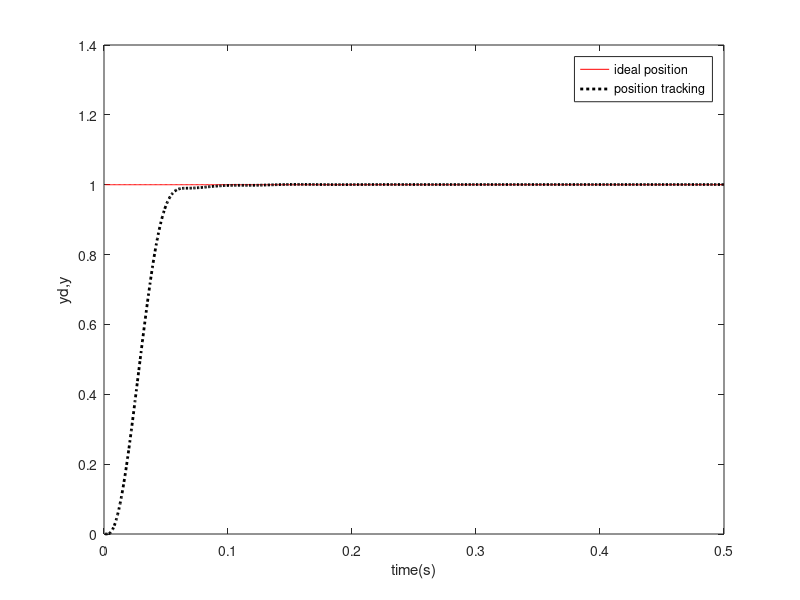

The MATLAB source for this figure:
%Expert PID Controller
clear all;
close all;
ts=0.001;

sys=tf(5.235e005,[1,87.35,1.047e004,0]);  %Plant
dsys=c2d(sys,ts,'z');
[num,den]=tfdata(dsys,'v');

u_1=0;u_2=0;u_3=0;
y_1=0;y_2=0;y_3=0;

x=[0,0,0]';
x2_1=0;

kp=0.6;
ki=0.03;     
kd=0.01;

error_1=0;
for k=1:1:500
time(k)=k*ts;
   
yd(k)=1.0;                    %Tracing Step Signal

u(k)=kp*x(1)+kd*x(2)+ki*x(3); %PID Controller

%Expert control rule
if abs(x(1))>0.8      %Rule1:Unclosed control rule
   u(k)=0.45;
elseif abs(x(1))>0.40        
   u(k)=0.40;
elseif abs(x(1))>0.20    
   u(k)=0.12; 
elseif abs(x(1))>0.01 
   u(k)=0.10;   
end   

if x(1)*x(2)>0|(x(2)==0)       %Rule2
   if abs(x(1))>=0.05
      u(k)=u_1+2*kp*x(1);
   else
      u(k)=u_1+0.4*kp*x(1);
   end
end
                                                                                                                                                                                                                                                                                                                                                                                                              
if (x(1)*x(2)<0&x(2)*x2_1>0)|(x(1)==0)   %Rule3
    u(k)=u(k);
end

if x(1)*x(2)<0&x(2)*x2_1<0   %Rule4
   if abs(x(1))>=0.05
      u(k)=u_1+2*kp*error_1;
   else
      u(k)=u_1+0.6*kp*error_1;
   end
end

if abs(x(1))<=0.001   %Rule5:Integration separation PI control
   u(k)=0.5*x(1)+0.010*x(3);
end

%Restricting the output of controller
if u(k)>=10
   u(k)=10;
end
if u(k)<=-10
   u(k)=-10;
end

%Linear model
y(k)=-den(2)*y_1-den(3)*y_2-den(4)*y_3+num(1)*u(k)+num(2)*u_1+num(3)*u_2+num(4)*u_3;
error(k)=yd(k)-y(k);

%----------Return of parameters------------%
u_3=u_2;u_2=u_1;u_1=u(k);
y_3=y_2;y_2=y_1;y_1=y(k);
   
x(1)=error(k);                % Calculating P
x2_1=x(2);
x(2)=(error(k)-error_1)/ts;   % Calculating D
x(3)=x(3)+error(k)*ts;        % Calculating I

error_1=error(k);
end
figure(1);
plot(time,yd,'r',time,y,'k:','linewidth',2);
xlabel('time(s)');ylabel('yd,y');
legend('ideal position','position tracking');